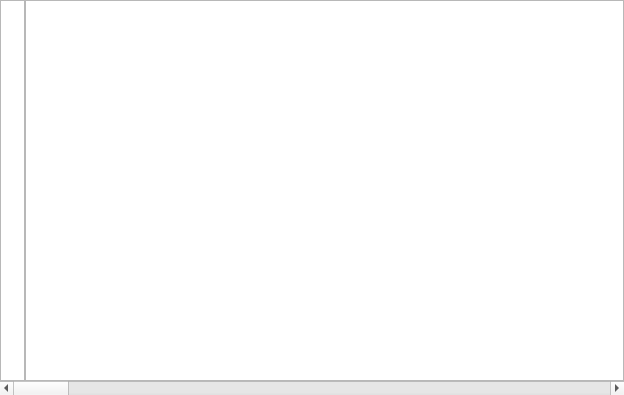
<?xml version="1.0" encoding="UTF-8"?>
<ui version="4.0">
 <class>MyTextEditor</class>
 <widget class="QWidget" name="MyTextEditor">
  <property name="geometry">
   <rect>
    <x>0</x>
    <y>0</y>
    <width>624</width>
    <height>395</height>
   </rect>
  </property>
  <property name="windowTitle">
   <string>Form</string>
  </property>
  <layout class="QVBoxLayout" name="verticalLayout">
   <property name="spacing">
    <number>0</number>
   </property>
   <property name="leftMargin">
    <number>0</number>
   </property>
   <property name="topMargin">
    <number>0</number>
   </property>
   <property name="rightMargin">
    <number>0</number>
   </property>
   <property name="bottomMargin">
    <number>0</number>
   </property>
   <item>
    <layout class="QHBoxLayout" name="horizontalLayout">
     <property name="spacing">
      <number>0</number>
     </property>
     <item>
      <widget class="QTextBrowser" name="textBrowser">
       <property name="maximumSize">
        <size>
         <width>25</width>
         <height>16777215</height>
        </size>
       </property>
       <property name="verticalScrollBarPolicy">
        <enum>Qt::ScrollBarAlwaysOff</enum>
       </property>
       <property name="horizontalScrollBarPolicy">
        <enum>Qt::ScrollBarAlwaysOff</enum>
       </property>
      </widget>
     </item>
     <item>
      <widget class="QTextEdit" name="textEdit">
       <property name="horizontalScrollBarPolicy">
        <enum>Qt::ScrollBarAlwaysOff</enum>
       </property>
       <property name="lineWrapMode">
        <enum>QTextEdit::NoWrap</enum>
       </property>
      </widget>
     </item>
    </layout>
   </item>
   <item>
    <widget class="QScrollBar" name="horizontalScrollBar">
     <property name="orientation">
      <enum>Qt::Horizontal</enum>
     </property>
    </widget>
   </item>
  </layout>
 </widget>
 <resources/>
 <connections/>
</ui>
